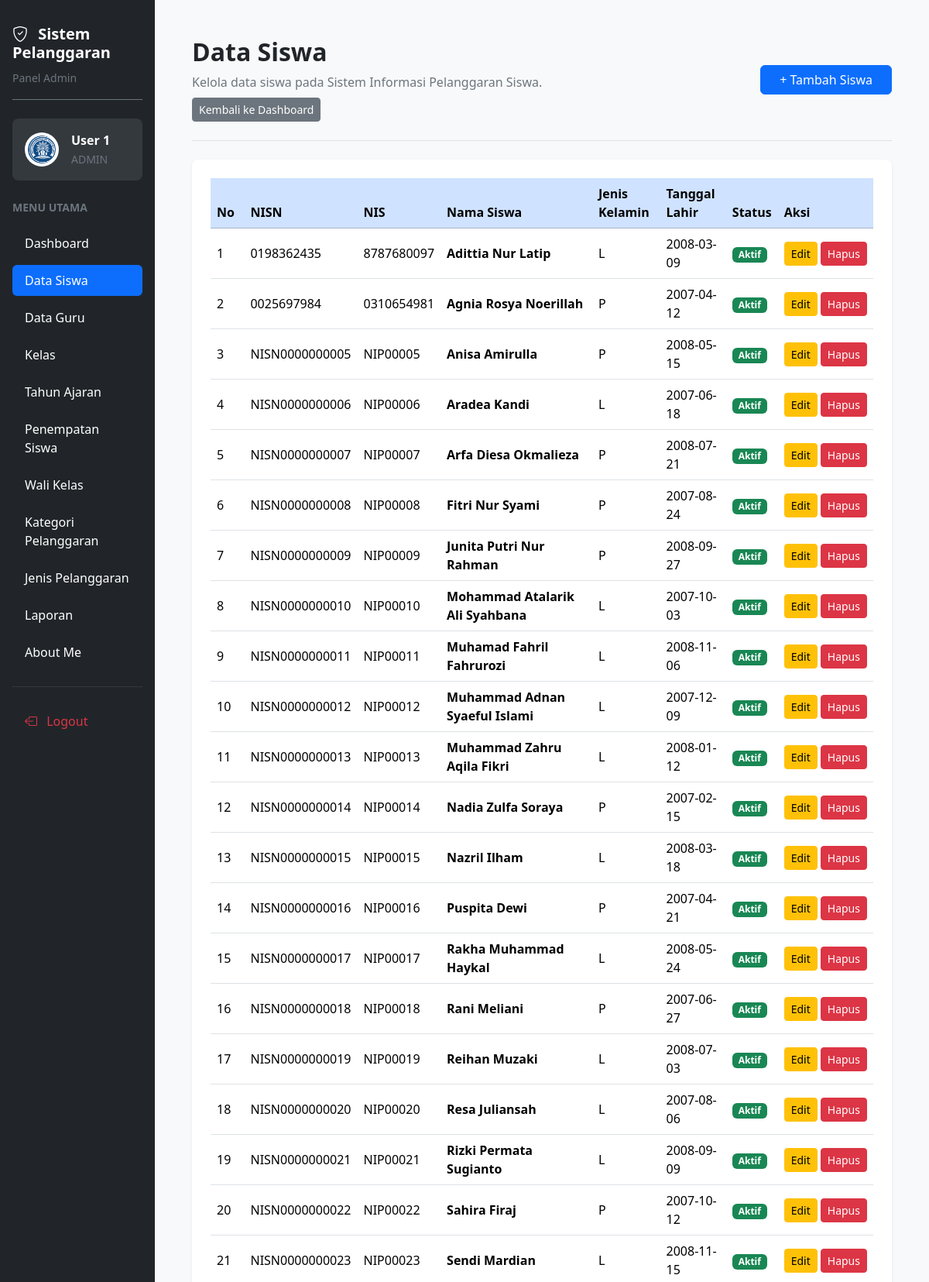
The app's page /siswa.php (signed in, upper part) with its own data.
### tables this page shows
CREATE TABLE `t_siswa` (
  `id` int(11) NOT NULL,
  `nis` varchar(30) NOT NULL,
  `nisn` varchar(20) NOT NULL,
  `nama` varchar(150) NOT NULL,
  `jenis_kelamin` char(5) NOT NULL,
  `tanggal_lahir` date NOT NULL,
  `alamat` text NOT NULL,
  `status_aktif` tinyint(1) NOT NULL,
  `created_at` timestamp NULL DEFAULT current_timestamp(),
  `updated_at` timestamp NULL DEFAULT current_timestamp()
);

### siswa.php (the view, shortened to what this page needs)
<?php
require_once __DIR__ . "/config/koneksi.php";
function statusSiswaAktif($status)
{
    $status = strtolower(trim((string) $status));
    return in_array($status, ['aktif', 'active', '1', 'ya', 'yes'], true);
}
$dataEdit = null;
$query = mysqli_query(
    $koneksi,
    "SELECT * FROM t_siswa ORDER BY id ASC"
);
$nama = htmlspecialchars(
    $_SESSION['name'] ?? 'Pengguna',
    ENT_QUOTES,
    'UTF-8'
);
?>
<!DOCTYPE html>
<html lang="id">
<head>
    <link href="https://cdn.jsdelivr.net/npm/bootstrap@5.3.3/dist/css/bootstrap.min.css" rel="stylesheet">
    <link href="https://cdn.jsdelivr.net/npm/bootstrap-icons@1.11.3/font/bootstrap-icons.min.css" rel="stylesheet">
    <link href="https://cdn.datatables.net/2.3.4/css/dataTables.bootstrap5.min.css" rel="stylesheet">
</head>
<body class="bg-light overflow-hidden">
<div class="container-fluid vh-100 overflow-hidden">
    <div class="row h-100 flex-nowrap">
        <aside class="col-12 col-md-3 col-lg-2 bg-dark vh-100 overflow-auto position-sticky top-0 p-3">
            <div class="text-white mb-4 pt-3 pb-3 border-bottom border-secondary">
                <h5 class="fw-bold mb-2">
                    <i class="bi bi-shield-check me-2"></i>
                    Sistem Pelanggaran
                </h5>
                <small class="text-secondary">Panel Admin</small>
            </div>
            <div class="bg-secondary bg-opacity-25 rounded-3 p-3 mb-4">
                <div class="d-flex align-items-center gap-3">
                    <img
                        src="logo.png"
                        alt="Logo Aplikasi"
                        width="44"
                        height="44"
                        class="rounded-circle bg-white p-1"
                    >
                    <div class="text-white text-break">
                        <div class="fw-semibold"><?= $nama; ?></div>
                        <small class="text-secondary">ADMIN</small>
                    </div>
                </div>
            </div>
            <div class="text-secondary small fw-semibold mb-3">
                MENU UTAMA
            </div>
            <ul class="nav nav-pills flex-column gap-2">
                <li class="nav-item">
                    <a href="dashboard.php" class="nav-link text-white rounded-2 py-2 px-3">
                        Dashboard
                    </a>
                </li>
                <li class="nav-item">
                    <a href="siswa.php" class="nav-link active rounded-2 py-2 px-3" aria-current="page">
                        Data Siswa
                    </a>
                </li>
                <li class="nav-item">
                    <a href="guru.php" class="nav-link text-white rounded-2 py-2 px-3">Data Guru</a>
                </li>
                <li class="nav-item">
                    <a href="kelas.php" class="nav-link text-white rounded-2 py-2 px-3">Kelas</a>
                </li>
                <li class="nav-item">
                    <a href="tahun_ajaran.php" class="nav-link text-white rounded-2 py-2 px-3">Tahun Ajaran</a>
                </li>
                <li class="nav-item">
                    <a href="penempatan_siswa.php" class="nav-link text-white rounded-2 py-2 px-3">Penempatan Siswa</a>
                </li>
                <li class="nav-item">
                    <a href="wali_kelas.php" class="nav-link text-white rounded-2 py-2 px-3">Wali Kelas</a>
                </li>
                <li class="nav-item">
                    <a href="kategori_pelanggaran.php" class="nav-link text-white rounded-2 py-2 px-3">Kategori Pelanggaran</a>
                </li>
                <li class="nav-item">
                    <a href="jenis_pelanggaran.php" class="nav-link text-white rounded-2 py-2 px-3">Jenis Pelanggaran</a>
                </li>
                <li class="nav-item">
                    <a href="laporan.php" class="nav-link text-white rounded-2 py-2 px-3">Laporan</a>
                </li>
                <li class="nav-item">
                    <a href="abautme.php" class="nav-link text-white rounded-2 py-2 px-3">About Me</a>
                </li>
            </ul>
            <hr class="border-secondary my-4">
            <a href="logout.php" class="nav-link text-danger rounded-2 py-2 px-3">
                <i class="bi bi-box-arrow-left me-2"></i>
                Logout
            </a>
        </aside>
        <main class="col-12 col-md-9 col-lg-10 vh-100 overflow-auto p-3 p-lg-5">
            <div class="d-flex flex-wrap justify-content-between align-items-center gap-3 mb-4 pb-4 border-bottom">
                <div>
                    <h2 class="fw-bold mb-2">
                        <?= $dataEdit !== null ? 'Edit Data Siswa' : 'Data Siswa'; ?>
                    </h2>
                    <p class="text-secondary mb-2">
                        <?= $dataEdit !== null
                            ? 'Silakan perbarui data siswa dengan lengkap.'
                            : 'Kelola data siswa pada Sistem Informasi Pelanggaran Siswa.'; ?>
                    </p>
                    <a href="dashboard.php" class="btn btn-secondary btn-sm">
                        Kembali ke Dashboard
                    </a>
                </div>
                <?php if ($dataEdit === null): ?>
                    <a href="tambah_siswa.php" class="btn btn-primary rounded-2 px-4">
                        + Tambah Siswa
                    </a>
                <?php endif; ?>
            </div>
            <?php if ($dataEdit === null): ?>
                <div class="card border-0 shadow-sm rounded-3">
                    <div class="card-body p-3 p-lg-4">
                        <div class="table-responsive">
                            <table id="tabelSiswa" class="table table-hover align-middle">
                                <thead>
                                    <tr class="table-primary">
                                        <th>No</th>
                                        <th>NISN</th>
                                        <th>NIS</th>
                                        <th>Nama Siswa</th>
                                        <th>Jenis Kelamin</th>
                                        <th>Tanggal Lahir</th>
                                        <th>Status</th>
                                        <th>Aksi</th>
                                    </tr>
                                </thead>
                                <tbody>
                                    <?php
                                    $no = 1;
                                    while ($siswa = mysqli_fetch_assoc($query)):
                                        $siswaAktif = statusSiswaAktif($siswa['status_aktif'] ?? '');
                                    ?>
                                        <tr>
                                            <td><?= $no++; ?></td>
                                            <td>
                                                <?= htmlspecialchars($siswa['nisn'] ?? '', ENT_QUOTES, 'UTF-8'); ?>
                                            </td>
                                            <td>
                                                <?= htmlspecialchars($siswa['nis'] ?? '', ENT_QUOTES, 'UTF-8'); ?>
                                            </td>
                                            <td>
                                                <strong>
                                                    <?= htmlspecialchars($siswa['nama'] ?? '', ENT_QUOTES, 'UTF-8'); ?>
                                                </strong>
                                            </td>
                                            <td>
                                                <?= htmlspecialchars($siswa['jenis_kelamin'] ?? '', ENT_QUOTES, 'UTF-8'); ?>
                                            </td>
                                            <td>
                                                <?= htmlspecialchars($siswa['tanggal_lahir'] ?? '', ENT_QUOTES, 'UTF-8'); ?>
                                            </td>
                                            <td>
                                                <?php if ($siswaAktif): ?>
                                                    <span class="badge bg-success">
                                                        Aktif
                                                    </span>
                                                <?php else: ?>
                                                    <span class="badge bg-secondary">
                                                        Tidak Aktif
                                                    </span>
                                                <?php endif; ?>
                                            </td>
                                            <td>
                                                <div class="d-flex gap-1">
                                                    <a
                                                        href="siswa.php?edit=<?= (int) $siswa['id']; ?>"
                                                        class="btn btn-warning btn-sm"
                                                    >
                                                        Edit
                                                    </a>
                                                    <form
                                                        method="POST"
                                                        action="siswa.php"
                                                        onsubmit="return confirm('Yakin ingin menghapus data siswa ini beserta riwayat pelanggarannya?');"
                                                    >
                                                        <button
                                                            type="submit"
                                                            name="hapus"
                                                            class="btn btn-danger btn-sm"
                                                        >
                                                            Hapus
                                                        </button>
                                                    </form>
                                                </div>
                                            </td>
                                        </tr>
                                    <?php endwhile; ?>
                                </tbody>
                            </table>
                        </div>
                    </div>
                </div>
            <?php endif; ?>
        </main>
    </div>
</div>
</body>
</html>

### records on screen
t_siswa: nisn "0198362435", nis "8787680097", nama "Adittia Nur Latip", jenis_kelamin "L", tanggal_lahir "2008-03-09", status_aktif "Aktif"
t_siswa: nisn "0025697984", nis "0310654981", nama "Agnia Rosya Noerillah", jenis_kelamin "P", tanggal_lahir "2007-04-12", status_aktif "Aktif"
t_siswa: nisn "NISN0000000005", nis "NIP00005", nama "Anisa Amirulla", jenis_kelamin "P", tanggal_lahir "2008-05-15", status_aktif "Aktif"
t_siswa: nisn "NISN0000000006", nis "NIP00006", nama "Aradea Kandi", jenis_kelamin "L", tanggal_lahir "2007-06-18", status_aktif "Aktif"
t_siswa: nisn "NISN0000000007", nis "NIP00007", nama "Arfa Diesa Okmalieza", jenis_kelamin "P", tanggal_lahir "2008-07-21", status_aktif "Aktif"
t_siswa: nisn "NISN0000000008", nis "NIP00008", nama "Fitri Nur Syami", jenis_kelamin "P", tanggal_lahir "2007-08-24", status_aktif "Aktif"
t_siswa: nisn "NISN0000000009", nis "NIP00009", nama "Junita Putri Nur Rahman", jenis_kelamin "P", tanggal_lahir "2008-09-27", status_aktif "Aktif"
t_siswa: nisn "NISN0000000010", nis "NIP00010", nama "Mohammad Atalarik Ali Syahbana", jenis_kelamin "L", tanggal_lahir "2007-10-03", status_aktif "Aktif"
t_siswa: nisn "NISN0000000011", nis "NIP00011", nama "Muhamad Fahril Fahrurozi", jenis_kelamin "L", tanggal_lahir "2008-11-06", status_aktif "Aktif"
t_siswa: nisn "NISN0000000012", nis "NIP00012", nama "Muhammad Adnan Syaeful Islami", jenis_kelamin "L", tanggal_lahir "2007-12-09", status_aktif "Aktif"
t_siswa: nisn "NISN0000000013", nis "NIP00013", nama "Muhammad Zahru Aqila Fikri", jenis_kelamin "L", tanggal_lahir "2008-01-12", status_aktif "Aktif"
t_siswa: nisn "NISN0000000014", nis "NIP00014", nama "Nadia Zulfa Soraya", jenis_kelamin "P", tanggal_lahir "2007-02-15", status_aktif "Aktif"
t_siswa: nisn "NISN0000000015", nis "NIP00015", nama "Nazril Ilham", jenis_kelamin "L", tanggal_lahir "2008-03-18", status_aktif "Aktif"
t_siswa: nisn "NISN0000000016", nis "NIP00016", nama "Puspita Dewi", jenis_kelamin "P", tanggal_lahir "2007-04-21", status_aktif "Aktif"
t_siswa: nisn "NISN0000000017", nis "NIP00017", nama "Rakha Muhammad Haykal", jenis_kelamin "L", tanggal_lahir "2008-05-24", status_aktif "Aktif"
t_siswa: nisn "NISN0000000018", nis "NIP00018", nama "Rani Meliani", jenis_kelamin "P", tanggal_lahir "2007-06-27", status_aktif "Aktif"
t_siswa: nisn "NISN0000000019", nis "NIP00019", nama "Reihan Muzaki", jenis_kelamin "L", tanggal_lahir "2008-07-03", status_aktif "Aktif"
t_siswa: nisn "NISN0000000020", nis "NIP00020", nama "Resa Juliansah", jenis_kelamin "L", tanggal_lahir "2007-08-06", status_aktif "Aktif"
t_siswa: nisn "NISN0000000021", nis "NIP00021", nama "Rizki Permata Sugianto", jenis_kelamin "L", tanggal_lahir "2008-09-09", status_aktif "Aktif"
t_siswa: nisn "NISN0000000022", nis "NIP00022", nama "Sahira Firaj", jenis_kelamin "P", tanggal_lahir "2007-10-12", status_aktif "Aktif"
t_siswa: nisn "NISN0000000023", nis "NIP00023", nama "Sendi Mardian", jenis_kelamin "L", tanggal_lahir "2008-11-15", status_aktif "Aktif"

### other values on screen
$nama "User 1"
